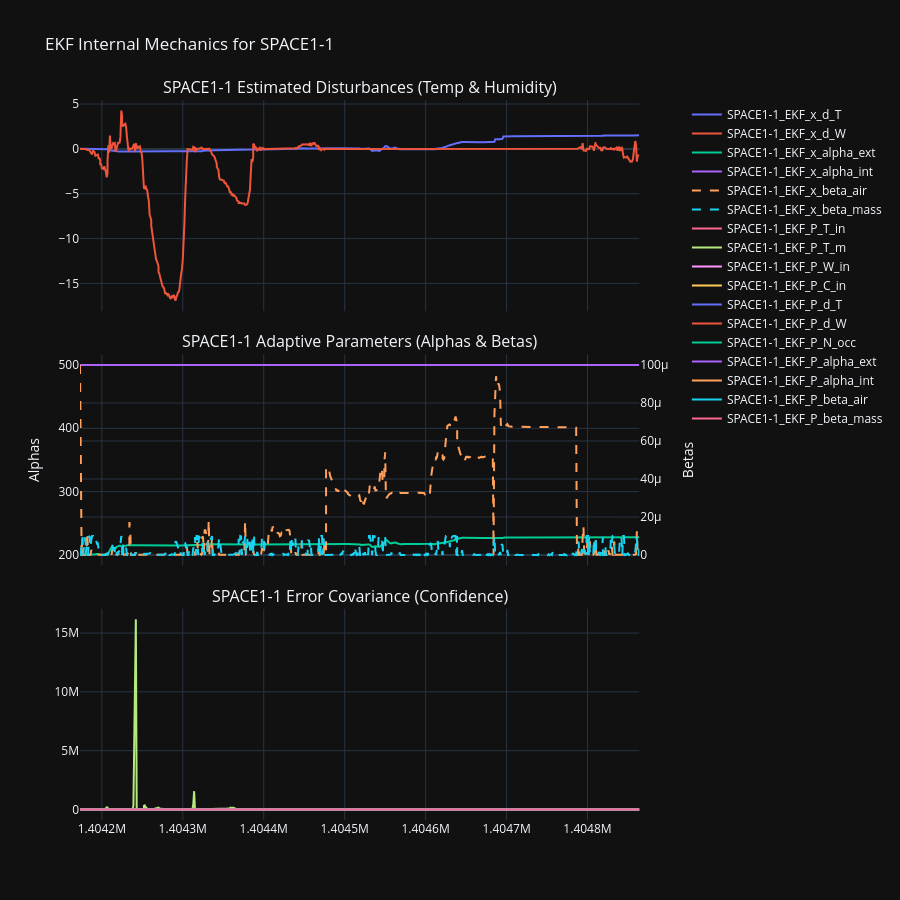

The notebook cell saved with this chart:
### Code cell
# To look at the unmeasured disturbances the filter is calculating, or to see if covariance (P) is converging
plot_ekf_internals(df, zone_name="SPACE1-1")

### Figure 1 — Plotly figure (JSON) as saved in the notebook; plotly's stock layout.template omitted (floating-point values rounded to 4 significant figures; data arrays with more than 128 entries replaced by an {"elided": "..."} marker saying what was removed)
{"data": [{"name": "SPACE1-1_EKF_x_d_T", "type": "scatter", "x": {"elided": "768 int values"}, "xaxis": "x", "y": {"elided": "768 float values"}, "yaxis": "y"}, {"name": "SPACE1-1_EKF_x_d_W", "type": "scatter", "x": {"elided": "768 int values"}, "xaxis": "x", "y": {"elided": "768 float values"}, "yaxis": "y"}, {"line": {"dash": "solid"}, "name": "SPACE1-1_EKF_x_alpha_ext", "type": "scatter", "x": {"elided": "768 int values"}, "xaxis": "x2", "y": {"elided": "768 float values"}, "yaxis": "y2"}, {"line": {"dash": "solid"}, "name": "SPACE1-1_EKF_x_alpha_int", "type": "scatter", "x": {"elided": "768 int values"}, "xaxis": "x2", "y": {"elided": "768 float values"}, "yaxis": "y2"}, {"line": {"dash": "dash"}, "name": "SPACE1-1_EKF_x_beta_air", "type": "scatter", "x": {"elided": "768 int values"}, "xaxis": "x2", "y": {"elided": "768 float values"}, "yaxis": "y3"}, {"line": {"dash": "dash"}, "name": "SPACE1-1_EKF_x_beta_mass", "type": "scatter", "x": {"elided": "768 int values"}, "xaxis": "x2", "y": {"elided": "768 float values"}, "yaxis": "y3"}, {"name": "SPACE1-1_EKF_P_T_in", "type": "scatter", "x": {"elided": "768 int values"}, "xaxis": "x3", "y": {"elided": "768 float values"}, "yaxis": "y4"}, {"name": "SPACE1-1_EKF_P_T_m", "type": "scatter", "x": {"elided": "768 int values"}, "xaxis": "x3", "y": {"elided": "768 float values"}, "yaxis": "y4"}, {"name": "SPACE1-1_EKF_P_W_in", "type": "scatter", "x": {"elided": "768 int values"}, "xaxis": "x3", "y": {"elided": "768 float values"}, "yaxis": "y4"}, {"name": "SPACE1-1_EKF_P_C_in", "type": "scatter", "x": {"elided": "768 int values"}, "xaxis": "x3", "y": {"elided": "768 float values"}, "yaxis": "y4"}, {"name": "SPACE1-1_EKF_P_d_T", "type": "scatter", "x": {"elided": "768 int values"}, "xaxis": "x3", "y": {"elided": "768 float values"}, "yaxis": "y4"}, {"name": "SPACE1-1_EKF_P_d_W", "type": "scatter", "x": {"elided": "768 int values"}, "xaxis": "x3", "y": {"elided": "768 float values"}, "yaxis": "y4"}, {"name": "SPACE1-1_EKF_P_N_occ", "type": "scatter", "x": {"elided": "768 int values"}, "xaxis": "x3", "y": {"elided": "768 float values"}, "yaxis": "y4"}, {"name": "SPACE1-1_EKF_P_alpha_ext", "type": "scatter", "x": {"elided": "768 int values"}, "xaxis": "x3", "y": {"elided": "768 float values"}, "yaxis": "y4"}, {"name": "SPACE1-1_EKF_P_alpha_int", "type": "scatter", "x": {"elided": "768 int values"}, "xaxis": "x3", "y": {"elided": "768 float values"}, "yaxis": "y4"}, {"name": "SPACE1-1_EKF_P_beta_air", "type": "scatter", "x": {"elided": "768 int values"}, "xaxis": "x3", "y": {"elided": "768 float values"}, "yaxis": "y4"}, {"name": "SPACE1-1_EKF_P_beta_mass", "type": "scatter", "x": {"elided": "768 int values"}, "xaxis": "x3", "y": {"elided": "768 float values"}, "yaxis": "y4"}], "layout": {"annotations": [{"font": {"size": 16}, "showarrow": false, "text": "SPACE1-1 Estimated Disturbances (Temp & Humidity)", "x": 0.47, "xanchor": "center", "xref": "paper", "y": 1, "yanchor": "bottom", "yref": "paper"}, {"font": {"size": 16}, "showarrow": false, "text": "SPACE1-1 Adaptive Parameters (Alphas & Betas)", "x": 0.47, "xanchor": "center", "xref": "paper", "y": 0.6467, "yanchor": "bottom", "yref": "paper"}, {"font": {"size": 16}, "showarrow": false, "text": "SPACE1-1 Error Covariance (Confidence)", "x": 0.47, "xanchor": "center", "xref": "paper", "y": 0.2933, "yanchor": "bottom", "yref": "paper"}], "height": 900, "hovermode": "x unified", "title": {"text": "EKF Internal Mechanics for SPACE1-1"}, "xaxis": {"anchor": "y", "domain": [0, 0.94], "matches": "x3", "showticklabels": false}, "xaxis2": {"anchor": "y2", "domain": [0, 0.94], "matches": "x3", "showticklabels": false}, "xaxis3": {"anchor": "y4", "domain": [0, 0.94]}, "yaxis": {"anchor": "x", "domain": [0.7067, 1]}, "yaxis2": {"anchor": "x2", "domain": [0.3533, 0.6467], "title": {"text": "Alphas"}}, "yaxis3": {"anchor": "x2", "overlaying": "y2", "side": "right", "title": {"text": "Betas"}}, "yaxis4": {"anchor": "x3", "domain": [0, 0.2933]}}}
